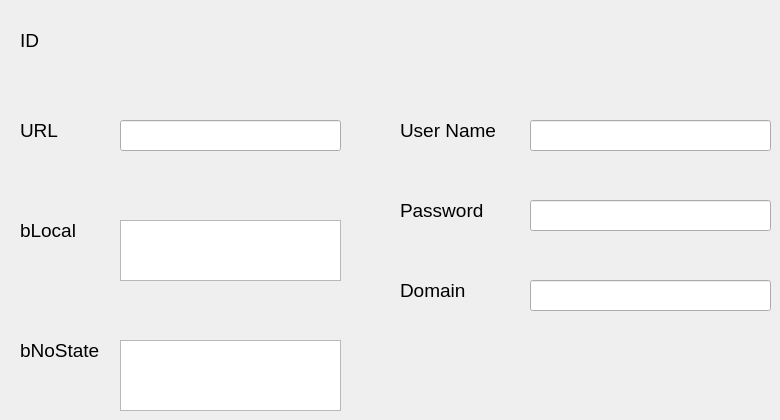
     <widget class="QWidget" name="WebSocketConf">
      <attribute name="title">
       <string>Websocket Configure</string>
      </attribute>
      <widget class="QLabel" name="urlLabel">
       <property name="geometry">
        <rect>
         <x>20</x>
         <y>120</y>
         <width>41</width>
         <height>21</height>
        </rect>
       </property>
       <property name="font">
        <font>
         <pointsize>14</pointsize>
        </font>
       </property>
       <property name="text">
        <string>URL</string>
       </property>
      </widget>
      <widget class="QLabel" name="bLocalLabel">
       <property name="geometry">
        <rect>
         <x>20</x>
         <y>220</y>
         <width>61</width>
         <height>21</height>
        </rect>
       </property>
       <property name="font">
        <font>
         <pointsize>14</pointsize>
        </font>
       </property>
       <property name="text">
        <string>bLocal</string>
       </property>
      </widget>
      <widget class="QLabel" name="bNoStateLabel">
       <property name="geometry">
        <rect>
         <x>20</x>
         <y>340</y>
         <width>81</width>
         <height>21</height>
        </rect>
       </property>
       <property name="font">
        <font>
         <pointsize>14</pointsize>
        </font>
       </property>
       <property name="text">
        <string>bNoState</string>
       </property>
      </widget>
      <widget class="QLineEdit" name="urlLineEdit">
       <property name="geometry">
        <rect>
         <x>120</x>
         <y>120</y>
         <width>221</width>
         <height>31</height>
        </rect>
       </property>
      </widget>
      <widget class="QListWidget" name="bLocalListWidget">
       <property name="geometry">
        <rect>
         <x>120</x>
         <y>220</y>
         <width>221</width>
         <height>61</height>
        </rect>
       </property>
      </widget>
      <widget class="QListWidget" name="bNoStateListWidget">
       <property name="geometry">
        <rect>
         <x>120</x>
         <y>340</y>
         <width>221</width>
         <height>71</height>
        </rect>
       </property>
      </widget>
      <widget class="QLabel" name="idLabel">
       <property name="geometry">
        <rect>
         <x>20</x>
         <y>30</y>
         <width>41</width>
         <height>21</height>
        </rect>
       </property>
       <property name="font">
        <font>
         <pointsize>14</pointsize>
        </font>
       </property>
       <property name="text">
        <string>ID</string>
       </property>
      </widget>
      <widget class="QLabel" name="idValueLabel">
       <property name="geometry">
        <rect>
         <x>120</x>
         <y>31</y>
         <width>491</width>
         <height>20</height>
        </rect>
       </property>
       <property name="font">
        <font>
         <pointsize>14</pointsize>
        </font>
       </property>
       <property name="text">
        <string/>
       </property>
      </widget>
      <widget class="QLabel" name="usernameLabel">
       <property name="geometry">
        <rect>
         <x>400</x>
         <y>120</y>
         <width>101</width>
         <height>21</height>
        </rect>
       </property>
       <property name="font">
        <font>
         <pointsize>14</pointsize>
        </font>
       </property>
       <property name="text">
        <string>User Name</string>
       </property>
      </widget>
      <widget class="QLineEdit" name="usernameLineEdit">
       <property name="geometry">
        <rect>
         <x>530</x>
         <y>120</y>
         <width>241</width>
         <height>31</height>
        </rect>
       </property>
      </widget>
      <widget class="QLineEdit" name="domainLineEdit">
       <property name="geometry">
        <rect>
         <x>530</x>
         <y>280</y>
         <width>241</width>
         <height>31</height>
        </rect>
       </property>
      </widget>
      <widget class="QLabel" name="domainLabel">
       <property name="geometry">
        <rect>
         <x>400</x>
         <y>280</y>
         <width>91</width>
         <height>21</height>
        </rect>
       </property>
       <property name="font">
        <font>
         <pointsize>14</pointsize>
        </font>
       </property>
       <property name="text">
        <string>Domain</string>
       </property>
      </widget>
      <widget class="QLabel" name="passwordLabel">
       <property name="geometry">
        <rect>
         <x>400</x>
         <y>200</y>
         <width>91</width>
         <height>21</height>
        </rect>
       </property>
       <property name="font">
        <font>
         <pointsize>14</pointsize>
        </font>
       </property>
       <property name="text">
        <string>Password</string>
       </property>
      </widget>
      <widget class="QLineEdit" name="passwordLineEdit">
       <property name="geometry">
        <rect>
         <x>530</x>
         <y>200</y>
         <width>241</width>
         <height>31</height>
        </rect>
       </property>
      </widget>
     </widget>
